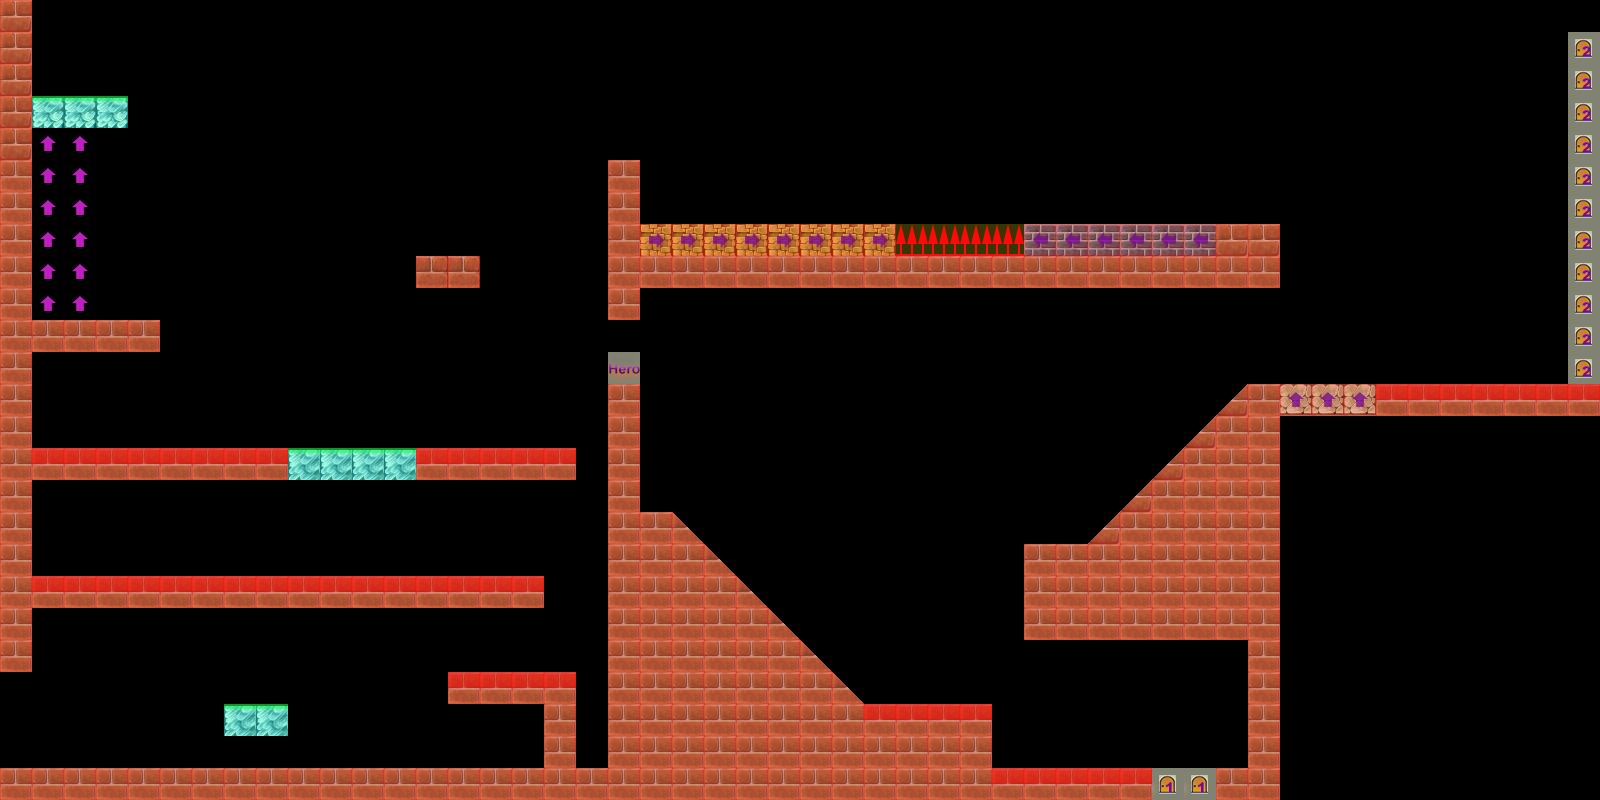

The image is a tile-based game level rendered from a .tmx file. Its description and complete source (layers, tilesets, objects, tile grids) follow:
An orthogonal 50x25 tile map with 32x32 px tiles, 2 tile layers (terrain, collision), 2 tilesets.

<map version="1.0" tiledversion="1.0.3" orientation="orthogonal" renderorder="left-down" width="50" height="25" tilewidth="32" tileheight="32" nextobjectid="38">
 <tileset firstgid="1" source="meta.tsx" />
 <tileset firstgid="257" source="scene_1.tsx" />
 <layer name="terrain" width="50" height="25">
  <data encoding="csv">
275,0,0,0,0,0,0,0,0,0,0,0,0,0,0,0,0,0,0,0,0,0,0,0,0,0,0,0,0,0,0,0,0,0,0,0,0,0,0,0,0,0,0,0,0,0,0,0,0,0,
275,0,0,0,0,0,0,0,0,0,0,0,0,0,0,0,0,0,0,0,0,0,0,0,0,0,0,0,0,0,0,0,0,0,0,0,0,0,0,0,0,0,0,0,0,0,0,0,0,0,
275,0,0,0,0,0,0,0,0,0,0,0,0,0,0,0,0,0,0,0,0,0,0,0,0,0,0,0,0,0,0,0,0,0,0,0,0,0,0,0,0,0,0,0,0,0,0,0,0,0,
275,423,423,423,0,0,0,0,0,0,0,0,0,0,0,0,0,0,0,0,0,0,0,0,0,0,0,0,0,0,0,0,0,0,0,0,0,0,0,0,0,0,0,0,0,0,0,0,0,0,
275,0,0,0,0,0,0,0,0,0,0,0,0,0,0,0,0,0,0,0,0,0,0,0,0,0,0,0,0,0,0,0,0,0,0,0,0,0,0,0,0,0,0,0,0,0,0,0,0,0,
291,0,0,0,0,0,0,0,0,0,0,0,0,0,0,0,0,0,0,291,0,0,0,0,0,0,0,0,0,0,0,0,0,0,0,0,0,0,0,0,0,0,0,0,0,0,0,0,0,0,
291,0,0,0,0,0,0,0,0,0,0,0,0,0,0,0,0,0,0,291,0,0,0,0,0,0,0,0,0,0,0,0,0,0,0,0,0,0,0,0,0,0,0,0,0,0,0,0,0,0,
291,0,0,0,0,0,0,0,0,0,0,0,0,0,0,0,0,0,0,291,263,263,263,263,263,263,263,263,0,0,0,0,315,315,315,315,315,315,275,275,0,0,0,0,0,0,0,0,0,0,
291,0,0,0,0,0,0,0,0,0,0,0,0,292,292,0,0,0,0,291,291,291,291,291,291,291,291,291,291,291,291,291,291,291,291,291,291,291,291,291,0,0,0,0,0,0,0,0,0,0,
291,0,0,0,0,0,0,0,0,0,0,0,0,0,0,0,0,0,0,291,0,0,0,0,0,0,0,0,0,0,0,0,0,0,0,0,0,0,0,0,0,0,0,0,0,0,0,0,0,0,
291,291,291,291,291,0,0,0,0,0,0,0,0,0,0,0,0,0,0,0,0,0,0,0,0,0,0,0,0,0,0,0,0,0,0,0,0,0,0,0,0,0,0,0,0,0,0,0,0,0,
291,0,0,0,0,0,0,0,0,0,0,0,0,0,0,0,0,0,0,0,0,0,0,0,0,0,0,0,0,0,0,0,0,0,0,0,0,0,0,0,0,0,0,0,0,0,0,0,0,0,
291,0,0,0,0,0,0,0,0,0,0,0,0,0,0,0,0,0,0,291,0,0,0,0,0,0,0,0,0,0,0,0,0,0,0,0,0,0,260,291,265,265,265,291,291,291,291,291,291,291,
291,0,0,0,0,0,0,0,0,0,0,0,0,0,0,0,0,0,0,291,0,0,0,0,0,0,0,0,0,0,0,0,0,0,0,0,0,260,291,291,0,0,0,0,0,0,0,0,0,0,
291,291,291,291,291,291,291,291,291,439,439,439,439,291,291,291,291,291,0,291,0,0,0,0,0,0,0,0,0,0,0,0,0,0,0,0,260,291,291,291,0,0,0,0,0,0,0,0,0,0,
291,0,0,0,0,0,0,0,0,0,0,0,0,0,0,0,0,0,0,291,0,0,0,0,0,0,0,0,0,0,0,0,0,0,0,260,291,291,291,291,0,0,0,0,0,0,0,0,0,0,
291,0,0,0,0,0,0,0,0,0,0,0,0,0,0,0,0,0,0,291,291,259,0,0,0,0,0,0,0,0,0,0,0,0,260,291,291,291,291,291,0,0,0,0,0,0,0,0,0,0,
291,0,0,0,0,0,0,0,0,0,0,0,0,0,0,0,0,0,0,291,291,291,259,0,0,0,0,0,0,0,0,0,291,291,291,291,291,291,291,291,0,0,0,0,0,0,0,0,0,0,
291,291,291,291,291,291,291,291,291,291,291,291,291,291,291,291,291,0,0,291,291,291,291,259,0,0,0,0,0,0,0,0,291,291,291,291,291,291,291,291,0,0,0,0,0,0,0,0,0,0,
291,0,0,0,0,0,0,0,0,0,0,0,0,0,0,0,0,0,0,291,291,291,291,291,259,0,0,0,0,0,0,0,291,291,291,291,291,291,291,291,0,0,0,0,0,0,0,0,0,0,
291,0,0,0,0,0,0,0,0,0,0,0,0,0,0,0,0,0,0,291,291,291,291,291,291,259,0,0,0,0,0,0,0,0,0,0,0,0,0,291,0,0,0,0,0,0,0,0,0,0,
0,0,0,0,0,0,0,0,0,0,0,0,0,0,291,291,291,291,0,291,291,291,291,291,291,291,259,0,0,0,0,0,0,0,0,0,0,0,0,291,0,0,0,0,0,0,0,0,0,0,
0,0,0,0,0,0,0,439,439,0,0,0,0,0,0,0,0,291,0,291,291,291,291,291,291,291,291,291,291,291,291,0,0,0,0,0,0,0,0,291,0,0,0,0,0,0,0,0,0,0,
0,0,0,0,0,0,0,0,0,0,0,0,0,0,0,0,0,291,0,291,291,291,291,291,291,291,291,291,291,291,291,0,0,0,0,0,0,0,0,291,0,0,0,0,0,0,0,0,0,0,
291,291,291,291,291,291,291,291,291,291,291,291,291,291,291,291,291,291,291,291,291,291,291,291,291,291,291,291,291,291,291,291,291,291,291,291,0,0,291,291,0,0,0,0,0,0,0,0,0,0
</data>
 </layer>
 <layer name="collision" width="50" height="25">
  <data encoding="csv">
2,0,0,0,0,0,0,0,0,0,0,0,0,0,0,0,0,0,0,0,0,0,0,0,0,0,0,0,0,0,0,0,0,0,0,0,0,0,0,0,0,0,0,0,0,0,0,0,0,0,
2,0,0,0,0,0,0,0,0,0,0,0,0,0,0,0,0,0,0,0,0,0,0,0,0,0,0,0,0,0,0,0,0,0,0,0,0,0,0,0,0,0,0,0,0,0,0,0,0,35,
2,0,0,0,0,0,0,0,0,0,0,0,0,0,0,0,0,0,0,0,0,0,0,0,0,0,0,0,0,0,0,0,0,0,0,0,0,0,0,0,0,0,0,0,0,0,0,0,0,35,
2,1,1,1,0,0,0,0,0,0,0,0,0,0,0,0,0,0,0,0,0,0,0,0,0,0,0,0,0,0,0,0,0,0,0,0,0,0,0,0,0,0,0,0,0,0,0,0,0,35,
2,16,16,0,0,0,0,0,0,0,0,0,0,0,0,0,0,0,0,0,0,0,0,0,0,0,0,0,0,0,0,0,0,0,0,0,0,0,0,0,0,0,0,0,0,0,0,0,0,35,
2,16,16,0,0,0,0,0,0,0,0,0,0,0,0,0,0,0,0,2,0,0,0,0,0,0,0,0,0,0,0,0,0,0,0,0,0,0,0,0,0,0,0,0,0,0,0,0,0,35,
2,16,16,0,0,0,0,0,0,0,0,0,0,0,0,0,0,0,0,2,0,0,0,0,0,0,0,0,0,0,0,0,0,0,0,0,0,0,0,0,0,0,0,0,0,0,0,0,0,35,
2,16,16,0,0,0,0,0,0,0,0,0,0,0,0,0,0,0,0,2,13,13,13,13,13,13,13,13,49,49,49,49,14,14,14,14,14,14,2,2,0,0,0,0,0,0,0,0,0,35,
2,16,16,0,0,0,0,0,0,0,0,0,0,2,2,0,0,0,0,2,2,2,2,2,2,2,2,2,2,2,2,2,2,2,2,2,2,2,2,2,0,0,0,0,0,0,0,0,0,35,
2,16,16,0,0,0,0,0,0,0,0,0,0,0,0,0,0,0,0,2,0,0,0,0,0,0,0,0,0,0,0,0,0,0,0,0,0,0,0,0,0,0,0,0,0,0,0,0,0,35,
2,2,2,2,2,0,0,0,0,0,0,0,0,0,0,0,0,0,0,0,0,0,0,0,0,0,0,0,0,0,0,0,0,0,0,0,0,0,0,0,0,0,0,0,0,0,0,0,0,35,
2,0,0,0,0,0,0,0,0,0,0,0,0,0,0,0,0,0,0,33,0,0,0,0,0,0,0,0,0,0,0,0,0,0,0,0,0,0,0,0,0,0,0,0,0,0,0,0,0,35,
2,0,0,0,0,0,0,0,0,0,0,0,0,0,0,0,0,0,0,2,0,0,0,0,0,0,0,0,0,0,0,0,0,0,0,0,0,0,12,2,15,15,15,3,3,3,3,3,3,3,
2,0,0,0,0,0,0,0,0,0,0,0,0,0,0,0,0,0,0,2,0,0,0,0,0,0,0,0,0,0,0,0,0,0,0,0,0,12,2,2,0,0,0,0,0,0,0,0,0,0,
2,3,3,3,3,3,3,3,3,1,1,1,1,3,3,3,3,3,0,2,0,0,0,0,0,0,0,0,0,0,0,0,0,0,0,0,12,2,2,2,0,0,0,0,0,0,0,0,0,0,
2,0,0,0,0,0,0,0,0,0,0,0,0,0,0,0,0,0,0,2,0,0,0,0,0,0,0,0,0,0,0,0,0,0,0,12,2,2,2,2,0,0,0,0,0,0,0,0,0,0,
2,0,0,0,0,0,0,0,0,0,0,0,0,0,0,0,0,0,0,2,2,11,0,0,0,0,0,0,0,0,0,0,0,0,12,2,2,2,2,2,0,0,0,0,0,0,0,0,0,0,
2,0,0,0,0,0,0,0,0,0,0,0,0,0,0,0,0,0,0,2,2,2,11,0,0,0,0,0,0,0,0,0,2,2,2,2,2,2,2,2,0,0,0,0,0,0,0,0,0,0,
2,3,3,3,3,3,3,3,3,3,3,3,3,3,3,3,3,0,0,2,2,2,2,11,0,0,0,0,0,0,0,0,2,2,2,2,2,2,2,2,0,0,0,0,0,0,0,0,0,0,
2,0,0,0,0,0,0,0,0,0,0,0,0,0,0,0,0,0,0,2,2,2,2,2,11,0,0,0,0,0,0,0,2,2,2,2,2,2,2,2,0,0,0,0,0,0,0,0,0,0,
2,0,0,0,0,0,0,0,0,0,0,0,0,0,0,0,0,0,0,2,2,2,2,2,2,11,0,0,0,0,0,0,0,0,0,0,0,0,0,2,0,0,0,0,0,0,0,0,0,0,
0,0,0,0,0,0,0,0,0,0,0,0,0,0,3,3,3,3,0,2,2,2,2,2,2,2,11,0,0,0,0,0,0,0,0,0,0,0,0,2,0,0,0,0,0,0,0,0,0,0,
0,0,0,0,0,0,0,1,1,0,0,0,0,0,0,0,0,2,0,2,2,2,2,2,2,2,2,3,3,3,3,0,0,0,0,0,0,0,0,2,0,0,0,0,0,0,0,0,0,0,
0,0,0,0,0,0,0,0,0,0,0,0,0,0,0,0,0,2,0,2,2,2,2,2,2,2,2,2,2,2,2,0,0,0,0,0,0,0,0,2,0,0,0,0,0,0,0,0,0,0,
2,2,2,2,2,2,2,2,2,2,2,2,2,2,2,2,2,2,2,2,2,2,2,2,2,2,2,2,2,2,2,3,3,3,3,3,34,34,2,2,0,0,0,0,0,0,0,0,0,0
</data>
 </layer>
</map>
